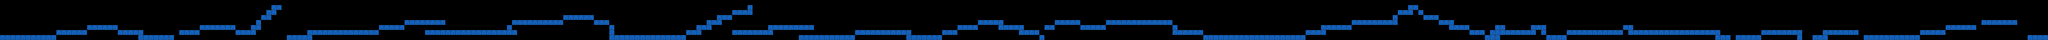

The image is a tile-based game level rendered from a .tmx file. Its description and source (layers, tilesets, objects; grid data summarised) follow:
An orthogonal 400x8 tile map with 32x32 px tiles, 1 tile layer (blue) and 99 objects.

<map version="1.0" orientation="orthogonal" width="400" height="8" tilewidth="32" tileheight="32">
 <tileset firstgid="1" name="blocks" tilewidth="32" tileheight="32">
  <image source="blocks.png" width="96" height="32" />
 </tileset>
 <layer name="blue" width="400" height="8">
  <data>[3200 cells, 435 non-empty, 1 distinct tile ids]</data>
 </layer>
 <objectgroup name="crystals" width="400" height="8">
  <object x="331" y="215">
   <ellipse />
  </object>
  <object x="437" y="168">
   <ellipse />
  </object>
  <object x="671" y="147">
   <ellipse />
  </object>
  <object x="847" y="167">
   <ellipse />
  </object>
  <object x="1005" y="212">
   <ellipse />
  </object>
  <object x="1133" y="174">
   <ellipse />
  </object>
  <object x="1439" y="153">
   <ellipse />
  </object>
  <object x="1772" y="115">
   <ellipse />
  </object>
  <object x="1840" y="208">
   <ellipse />
  </object>
  <object x="2105" y="182">
   <ellipse />
  </object>
  <object x="2406" y="142">
   <ellipse />
  </object>
  <object x="2705" y="124">
   <ellipse />
  </object>
  <object x="2673" y="179">
   <ellipse />
  </object>
  <object x="3154" y="172">
   <ellipse />
  </object>
  <object x="3495" y="108">
   <ellipse />
  </object>
  <object x="3819" y="142">
   <ellipse />
  </object>
  <object x="4219" y="208">
   <ellipse />
  </object>
  <object x="4417" y="108">
   <ellipse />
  </object>
  <object x="4693" y="14">
   <ellipse />
  </object>
  <object x="4599" y="113">
   <ellipse />
  </object>
  <object x="4599" y="154">
   <ellipse />
  </object>
  <object x="4603" y="173">
   <ellipse />
  </object>
  <object x="4630" y="173">
   <ellipse />
  </object>
  <object x="4630" y="148">
   <ellipse />
  </object>
  <object x="4656" y="171">
   <ellipse />
  </object>
  <object x="4778" y="90">
   <ellipse />
  </object>
  <object x="5180" y="147">
   <ellipse />
  </object>
  <object x="4955" y="207">
   <ellipse />
  </object>
  <object x="5483" y="162">
   <ellipse />
  </object>
  <object x="5902" y="179">
   <ellipse />
  </object>
  <object x="6190" y="121">
   <ellipse />
  </object>
  <object x="6539" y="207">
   <ellipse />
  </object>
  <object x="6842" y="137">
   <ellipse />
  </object>
  <object x="7350" y="139">
   <ellipse />
  </object>
  <object x="7504" y="181">
   <ellipse />
  </object>
  <object x="7669" y="211">
   <ellipse />
  </object>
  <object x="7760" y="190">
   <ellipse />
  </object>
  <object x="7855" y="159">
   <ellipse />
  </object>
  <object x="7967" y="188">
   <ellipse />
  </object>
  <object x="8093" y="192">
   <ellipse />
  </object>
  <object x="8322" y="136">
   <ellipse />
  </object>
  <object x="8617" y="111">
   <ellipse />
  </object>
  <object x="8880" y="44">
   <ellipse />
  </object>
  <object x="9013" y="107">
   <ellipse />
  </object>
  <object x="9241" y="170">
   <ellipse />
  </object>
  <object x="9430" y="170">
   <ellipse />
  </object>
  <object x="9534" y="171">
   <ellipse />
  </object>
  <object x="9619" y="203">
   <ellipse />
  </object>
  <object x="9861" y="177">
   <ellipse />
  </object>
  <object x="10268" y="172">
   <ellipse />
  </object>
  <object x="10777" y="198">
   <ellipse />
  </object>
  <object x="11189" y="175">
   <ellipse />
  </object>
  <object x="11351" y="204">
   <ellipse />
  </object>
  <object x="11696" y="200">
   <ellipse />
  </object>
  <object x="12214" y="147">
   <ellipse />
  </object>
  <object x="12634" y="175">
   <ellipse />
  </object>
  <object x="12689" y="206">
   <ellipse />
  </object>
  <object x="12710" y="208">
   <ellipse />
  </object>
  <object x="12763" y="209">
   <ellipse />
  </object>
  <object x="12724" y="199">
   <ellipse />
  </object>
  <object x="12741" y="185">
   <ellipse />
  </object>
 </objectgroup>
 <objectgroup name="enemies" width="400" height="8">
  <object x="376" y="174">
   <ellipse />
  </object>
  <object x="596" y="141">
   <ellipse />
  </object>
  <object x="881" y="169">
   <ellipse />
  </object>
  <object x="1051" y="207">
   <ellipse />
  </object>
  <object x="1389" y="143">
   <ellipse />
  </object>
  <object x="1717" y="12">
   <ellipse />
  </object>
  <object x="1873" y="199">
   <ellipse />
  </object>
  <object x="2274" y="172">
   <ellipse />
  </object>
  <object x="2639" y="110">
   <ellipse />
  </object>
  <object x="3016" y="168">
   <ellipse />
  </object>
  <object x="3357" y="113">
   <ellipse />
  </object>
  <object x="3747" y="112">
   <ellipse />
  </object>
  <object x="4044" y="201">
   <ellipse />
  </object>
  <object x="4436" y="111">
   <ellipse />
  </object>
  <object x="4783" y="143">
   <ellipse />
  </object>
  <object x="5230" y="206">
   <ellipse />
  </object>
  <object x="5622" y="182">
   <ellipse />
  </object>
  <object x="6045" y="139">
   <ellipse />
  </object>
  <object x="6439" y="171">
   <ellipse />
  </object>
  <object x="6880" y="128">
   <ellipse />
  </object>
  <object x="7497" y="172">
   <ellipse />
  </object>
  <object x="8556" y="112">
   <ellipse />
  </object>
  <object x="9129" y="141">
   <ellipse />
  </object>
  <object x="9166" y="141">
   <ellipse />
  </object>
  <object x="9684" y="204">
   <ellipse />
  </object>
  <object x="9716" y="212">
   <ellipse />
  </object>
  <object x="9999" y="175">
   <ellipse />
  </object>
  <object x="10056" y="175">
   <ellipse />
  </object>
  <object x="10343" y="176">
   <ellipse />
  </object>
  <object x="10448" y="177">
   <ellipse />
  </object>
  <object x="10869" y="211">
   <ellipse />
  </object>
  <object x="10912" y="211">
   <ellipse />
  </object>
  <object x="11200" y="171">
   <ellipse />
  </object>
  <object x="11721" y="205">
   <ellipse />
  </object>
  <object x="11756" y="205">
   <ellipse />
  </object>
  <object x="12101" y="178">
   <ellipse />
  </object>
  <object x="12317" y="148">
   <ellipse />
  </object>
  <object x="12416" y="115">
   <ellipse />
  </object>
 </objectgroup>
</map>
